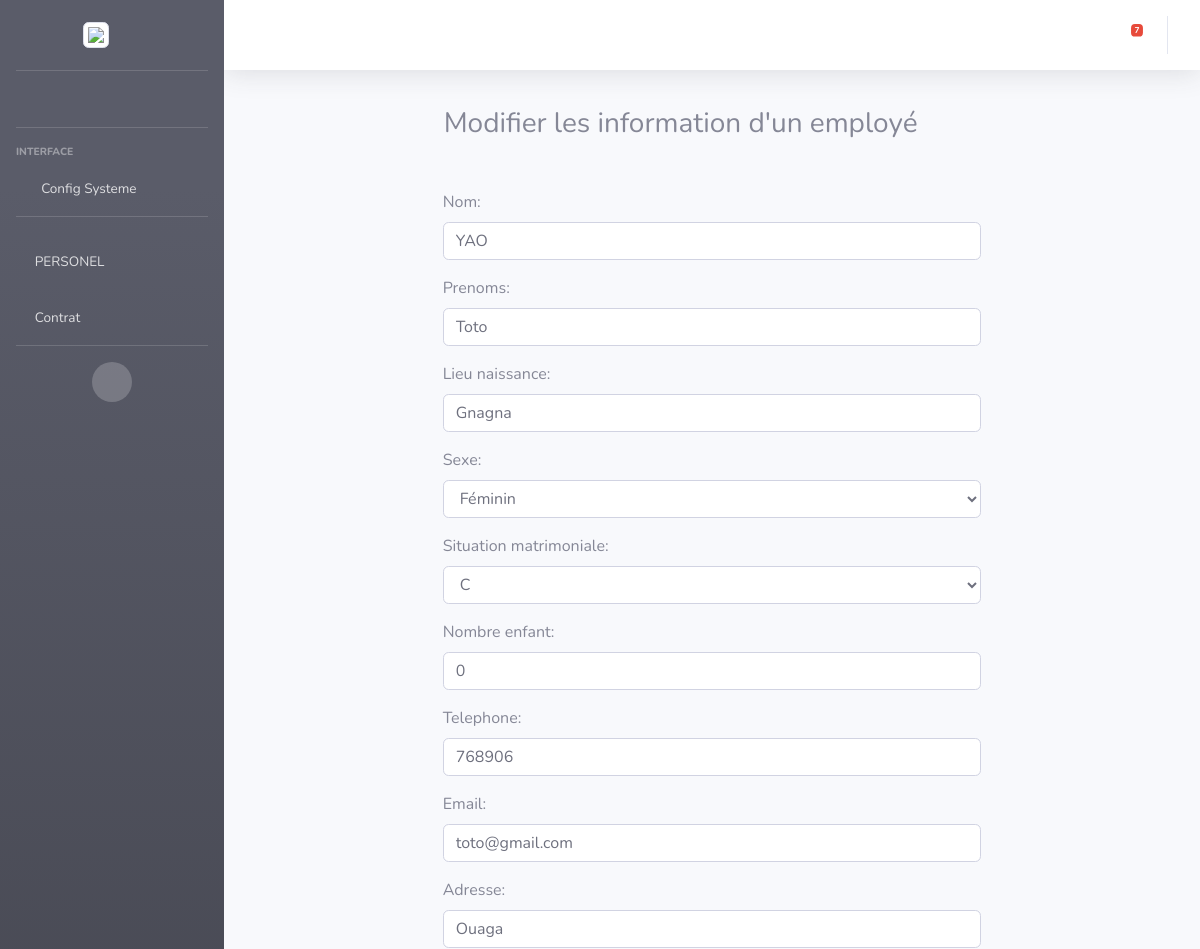
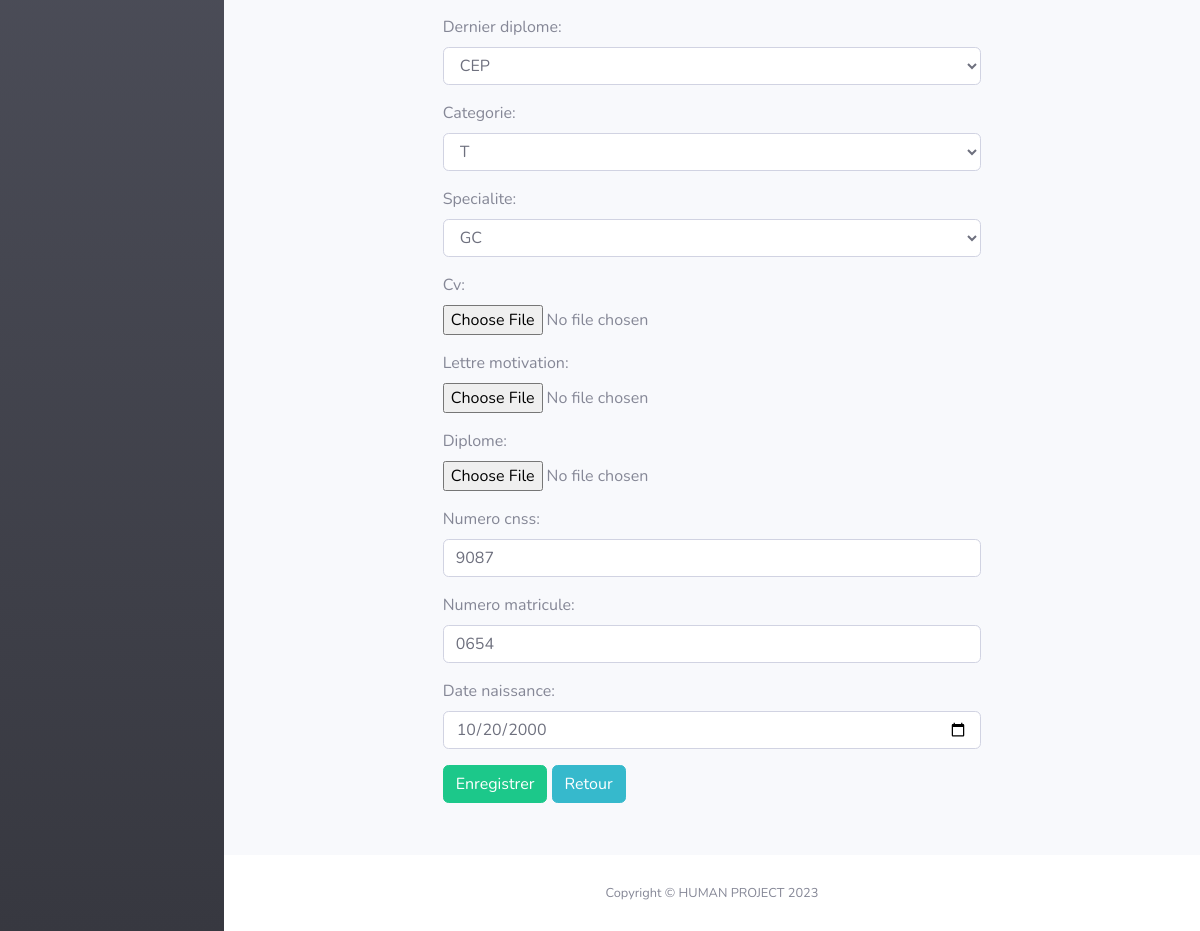
Page /update_empl_data/12 on the committed database (2 pictures, top to bottom).
### employe/models.py (models this page shows, shortened)
class Employe(models.Model):
    nom = models.CharField(max_length=255)
    prenoms = models.CharField(max_length=255)
    lieu_naissance = models.CharField(max_length=255)
    sexe = models.CharField(max_length=10, choices=[('M', 'Masculin'), ('F', 'Féminin')])
    situation_matrimoniale = models.ForeignKey(SituationMatrimoniale, on_delete=models.CASCADE)
    nombre_enfant = models.IntegerField()
    telephone = models.CharField(max_length=20)
    email = models.EmailField()
    adresse = models.CharField(max_length=255)
    dernier_diplome = models.ForeignKey(Diplome, on_delete=models.CASCADE)
    categorie = models.ForeignKey(Categorie, on_delete=models.CASCADE)
    specialite = models.ForeignKey(Specialite, on_delete=models.CASCADE)
    cv = models.FileField(upload_to='cvs/', blank=True, null=True)
    lettre_motivation = models.FileField(upload_to='lettres_motivation/', blank=True, null=True)
    diplome = models.FileField(upload_to='diplomes/', blank=True, null=True)
    numero_cnss = models.CharField(max_length=20, blank=True, null=True)
    numero_matricule = models.CharField(max_length=20, blank=True, null=True)
    date_naissance = models.DateField()

class SituationMatrimoniale(models.Model):
    SITUATION_MATRIMONIALE_CHOICES = [
        ('Marié', 'Marié'),
        ('Célibataire', 'Célibataire'),
        ('Veuve', 'Veuve'),
        ('Veuf', 'Veuf'),
        ('Divorcé', 'Divorcé'),
    ]
    situation_matrimoniale = models.CharField(max_length=50, choices=SITUATION_MATRIMONIALE_CHOICES, unique=True)
    def __str__(self):
        return self.situation_matrimoniale

class Diplome(models.Model):
    DIPLOME_CHOICES = [
        ('CEP', 'Certificat d\'Edude Primaire'),
        ('BEPC', 'Brevet d\'Etude du Premier Cycle'),
        ('CQP', 'Certificat de Qualification professionnelle'),
        ('BEB', 'Brevet d\'Etude Professionnelle'),
        ('CAP', 'Certificat d\'Aptitude Professionnelle'),
        ('BAC', 'Baccalauriat'),
        ('LIC', 'Licence'),
        ('MAS', 'Master'),
        ('DOC', 'Doctorat'),
    ]
    diplome = models.CharField(max_length=10, choices=DIPLOME_CHOICES, unique=True)
    def __str__(self):
        return self.diplome

### employe/views.py (the view)
# urls.py: path('update_empl_data/<int:id>',views.update_empl_data, name='updateemploye'),
def update_empl_data(request, id):
    if request.method== 'POST':
        employe= Employe.objects.get(pk=id)
        form = EmployeForm(request.POST, instance=employe)
        if form.is_valid():
            form.save()
        return HttpResponseRedirect(reverse('personel'))
    else:
        employe = Employe.objects.get(pk=id)
        form = EmployeForm(instance=employe)
    return render(request, 'employe/update_employe.html', {'form':form} )

### employe/models.py (called while the page is built)
    def __str__(self):
        return self.categorie

    def __str__(self):
        return self.specialite

### template/employe/update_employe.html (shortened to what this page needs)
 {% extends 'layout/Layout.html'%}
 {% load static %}
 {% block content %}
  	<div class="container sm-3">
	 	<div class="row">
	 		<div class="col-sm-8 offset-2">
	 			<h3 class="alert alerte-info">Modifier les information d'un employé</h3>
	 			<form class="card-body form-group" action="" method="post">
	 				{{form.as_p}}
	 				<div class="form-group">
	 					<input type="submit" class="btn btn-success" name="" value="Enregistrer">
	 					<a href="{% url 'personel' %}" class="btn btn-info">Retour</a>
	 				</div>
	 			</form>
	 		</div>
	 	</div>
 	</div>
 {% endblock %}

### rows in the picture
Employe: nom "YAO", prenoms "Toto", lieu_naissance "Gnagna", sexe "Féminin", nombre_enfant "0", telephone "768906", email "toto@gmail.com", adresse "Ouaga", dernier_diplome "CEP", categorie "T", specialite "GC", numero_cnss "9087", numero_matricule "0654", date_naissance "10/20/2000"
SituationMatrimoniale: situation_matrimoniale "C"
